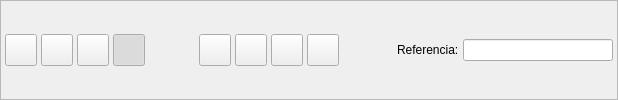
      <widget class="QFrame" name="frame_3">
       <property name="sizePolicy">
        <sizepolicy hsizetype="Expanding" vsizetype="Fixed">
         <horstretch>0</horstretch>
         <verstretch>0</verstretch>
        </sizepolicy>
       </property>
       <property name="frameShape">
        <enum>QFrame::StyledPanel</enum>
       </property>
       <property name="frameShadow">
        <enum>QFrame::Raised</enum>
       </property>
       <layout class="QHBoxLayout">
        <property name="spacing">
         <number>4</number>
        </property>
        <property name="margin">
         <number>4</number>
        </property>
        <item>
         <widget class="QToolButton" name="mui_guardar">
          <property name="minimumSize">
           <size>
            <width>32</width>
            <height>32</height>
           </size>
          </property>
          <property name="maximumSize">
           <size>
            <width>32</width>
            <height>32</height>
           </size>
          </property>
          <property name="toolTip">
           <string>Guardar albaran</string>
          </property>
          <property name="whatsThis">
           <string>Guardar albaran</string>
          </property>
          <property name="text">
           <string/>
          </property>
          <property name="icon">
           <iconset resource="../../../bulmages.qrc">
            <normaloff>:/Images/edit-save.png</normaloff>:/Images/edit-save.png</iconset>
          </property>
          <property name="iconSize">
           <size>
            <width>22</width>
            <height>22</height>
           </size>
          </property>
         </widget>
        </item>
        <item>
         <widget class="QToolButton" name="mui_borrar">
          <property name="minimumSize">
           <size>
            <width>32</width>
            <height>32</height>
           </size>
          </property>
          <property name="maximumSize">
           <size>
            <width>32</width>
            <height>32</height>
           </size>
          </property>
          <property name="toolTip">
           <string>Borrar albaran</string>
          </property>
          <property name="whatsThis">
           <string>Borrar albaran</string>
          </property>
          <property name="text">
           <string/>
          </property>
          <property name="icon">
           <iconset resource="../../../bulmages.qrc">
            <normaloff>:/Images/edit-delete.png</normaloff>:/Images/edit-delete.png</iconset>
          </property>
          <property name="iconSize">
           <size>
            <width>22</width>
            <height>22</height>
           </size>
          </property>
         </widget>
        </item>
        <item>
         <widget class="QToolButton" name="mui_imprimir">
          <property name="minimumSize">
           <size>
            <width>32</width>
            <height>32</height>
           </size>
          </property>
          <property name="maximumSize">
           <size>
            <width>32</width>
            <height>32</height>
           </size>
          </property>
          <property name="toolTip">
           <string>Imprimir albaran</string>
          </property>
          <property name="whatsThis">
           <string>Imprimir albaran</string>
          </property>
          <property name="text">
           <string/>
          </property>
          <property name="icon">
           <iconset resource="../../../bulmages.qrc">
            <normaloff>:/Images/document-print.png</normaloff>:/Images/document-print.png</iconset>
          </property>
          <property name="iconSize">
           <size>
            <width>22</width>
            <height>22</height>
           </size>
          </property>
         </widget>
        </item>
        <item>
         <widget class="QToolButton" name="mui_detalles">
          <property name="minimumSize">
           <size>
            <width>32</width>
            <height>32</height>
           </size>
          </property>
          <property name="maximumSize">
           <size>
            <width>32</width>
            <height>32</height>
           </size>
          </property>
          <property name="toolTip">
           <string>Mostrar/ocultar cabecera</string>
          </property>
          <property name="whatsThis">
           <string>Mostrar/ocultar cabecera</string>
          </property>
          <property name="text">
           <string/>
          </property>
          <property name="icon">
           <iconset resource="../../../bulmages.qrc">
            <normaloff>:/Images/document-open.png</normaloff>:/Images/document-open.png</iconset>
          </property>
          <property name="iconSize">
           <size>
            <width>22</width>
            <height>22</height>
           </size>
          </property>
          <property name="checkable">
           <bool>true</bool>
          </property>
          <property name="checked">
           <bool>true</bool>
          </property>
         </widget>
        </item>
        <item>
         <spacer>
          <property name="orientation">
           <enum>Qt::Horizontal</enum>
          </property>
          <property name="sizeType">
           <enum>QSizePolicy::Expanding</enum>
          </property>
          <property name="sizeHint" stdset="0">
           <size>
            <width>50</width>
            <height>30</height>
           </size>
          </property>
         </spacer>
        </item>
        <item>
         <widget class="QToolButton" name="mui_verpedidocliente">
          <property name="minimumSize">
           <size>
            <width>32</width>
            <height>32</height>
           </size>
          </property>
          <property name="maximumSize">
           <size>
            <width>32</width>
            <height>32</height>
           </size>
          </property>
          <property name="toolTip">
           <string>Ver pedidos con la misma referencia</string>
          </property>
          <property name="whatsThis">
           <string>Ver pedidos con la misma referencia</string>
          </property>
          <property name="text">
           <string/>
          </property>
          <property name="icon">
           <iconset resource="../../../bulmages.qrc">
            <normaloff>:/BfBulmaFact48x48/images/png/48x48/i_bulmages_ventas_pedidos.48x48.png</normaloff>:/BfBulmaFact48x48/images/png/48x48/i_bulmages_ventas_pedidos.48x48.png</iconset>
          </property>
          <property name="iconSize">
           <size>
            <width>22</width>
            <height>22</height>
           </size>
          </property>
         </widget>
        </item>
        <item>
         <widget class="QToolButton" name="mui_facturar">
          <property name="minimumSize">
           <size>
            <width>32</width>
            <height>32</height>
           </size>
          </property>
          <property name="maximumSize">
           <size>
            <width>32</width>
            <height>32</height>
           </size>
          </property>
          <property name="toolTip">
           <string>Generar factura a partir de este albaran</string>
          </property>
          <property name="whatsThis">
           <string>Generar factura a partir de este albaran</string>
          </property>
          <property name="text">
           <string/>
          </property>
          <property name="icon">
           <iconset resource="../../../bulmages.qrc">
            <normaloff>:/BfBulmaFact48x48/images/png/48x48/i_bulmages_ventas_facturas.48x48.png</normaloff>:/BfBulmaFact48x48/images/png/48x48/i_bulmages_ventas_facturas.48x48.png</iconset>
          </property>
          <property name="iconSize">
           <size>
            <width>22</width>
            <height>22</height>
           </size>
          </property>
         </widget>
        </item>
        <item>
         <widget class="QToolButton" name="mui_agregarafactura">
          <property name="minimumSize">
           <size>
            <width>32</width>
            <height>32</height>
           </size>
          </property>
          <property name="maximumSize">
           <size>
            <width>32</width>
            <height>32</height>
           </size>
          </property>
          <property name="toolTip">
           <string>Agregar a factura</string>
          </property>
          <property name="whatsThis">
           <string>Agregar a factura</string>
          </property>
          <property name="text">
           <string/>
          </property>
          <property name="icon">
           <iconset resource="../../../bulmages.qrc">
            <normaloff>:/BfBulmaFact48x48/images/png/48x48/i_bulmages_ventas_facturas_mas.48x48.png</normaloff>:/BfBulmaFact48x48/images/png/48x48/i_bulmages_ventas_facturas_mas.48x48.png</iconset>
          </property>
          <property name="iconSize">
           <size>
            <width>22</width>
            <height>22</height>
           </size>
          </property>
         </widget>
        </item>
        <item>
         <widget class="QToolButton" name="mui_cobrar">
          <property name="minimumSize">
           <size>
            <width>32</width>
            <height>32</height>
           </size>
          </property>
          <property name="maximumSize">
           <size>
            <width>32</width>
            <height>32</height>
           </size>
          </property>
          <property name="toolTip">
           <string>Registrar cobro a cliente</string>
          </property>
          <property name="whatsThis">
           <string>Registrar cobro a cliente</string>
          </property>
          <property name="text">
           <string/>
          </property>
          <property name="icon">
           <iconset resource="../../../bulmages.qrc">
            <normaloff>:/Images/receive.png</normaloff>:/Images/receive.png</iconset>
          </property>
          <property name="iconSize">
           <size>
            <width>22</width>
            <height>22</height>
           </size>
          </property>
         </widget>
        </item>
        <item>
         <widget class="QFrame" name="mui_plugbotones">
          <property name="sizePolicy">
           <sizepolicy hsizetype="Minimum" vsizetype="Expanding">
            <horstretch>0</horstretch>
            <verstretch>0</verstretch>
           </sizepolicy>
          </property>
          <property name="frameShape">
           <enum>QFrame::NoFrame</enum>
          </property>
          <property name="frameShadow">
           <enum>QFrame::Plain</enum>
          </property>
          <property name="lineWidth">
           <number>0</number>
          </property>
         </widget>
        </item>
        <item>
         <spacer>
          <property name="orientation">
           <enum>Qt::Horizontal</enum>
          </property>
          <property name="sizeType">
           <enum>QSizePolicy::Expanding</enum>
          </property>
          <property name="sizeHint" stdset="0">
           <size>
            <width>50</width>
            <height>30</height>
           </size>
          </property>
         </spacer>
        </item>
        <item>
         <widget class="QLabel" name="label5">
          <property name="sizePolicy">
           <sizepolicy hsizetype="Preferred" vsizetype="Fixed">
            <horstretch>0</horstretch>
            <verstretch>0</verstretch>
           </sizepolicy>
          </property>
          <property name="text">
           <string>Referencia:</string>
          </property>
          <property name="buddy">
           <cstring>mui_refalbaran</cstring>
          </property>
         </widget>
        </item>
        <item>
         <widget class="BfBuscarReferencia" name="mui_refalbaran">
          <property name="minimumSize">
           <size>
            <width>150</width>
            <height>0</height>
           </size>
          </property>
          <property name="maximumSize">
           <size>
            <width>150</width>
            <height>16777215</height>
           </size>
          </property>
         </widget>
        </item>
       </layout>
      </widget>
